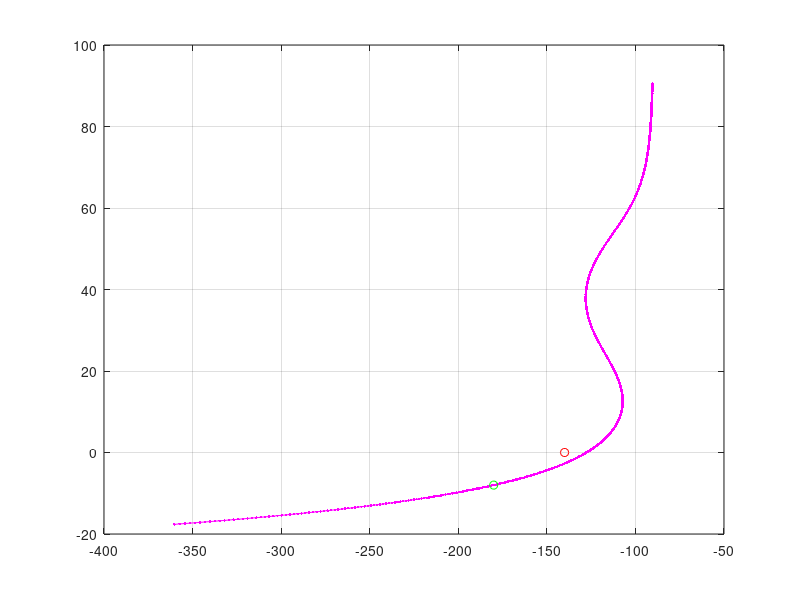

The MATLAB source for this figure: (Note: this script raises an error after producing the figure.)
function [PropGain,IntGain,FreqLen,FreqHz,OL_Mag,OL_Ph,CL_Mag,CL_Ph,RespLen,RespTime,Resp]=getcurloop(R,L,Ts,Ovs)
% Example: calculate open and closed loop for RL curcuit current control
% Input: R [Ohm], L [Hn] - resistance and inductance
%        Ts [sec] - sampling time of controller
%        Ovs [1..1.5] - desired maximal overshoot
% Output: 
% PropGain,IntGain : gains of PI controller
% FreqLen: number of frequencies in result
% FreqHz,OL_Mag,OL_Ph,CL_Mag,CL_Ph: vectors of
% frequencies[Hz],Magnitude[dB],Phase[deg] of open-loop and closed-loop
% RespLen: number of points of responce
% RespTime [sec],Resp - vectors of time and value of the close-loop step
% response
% Author: shmuel safonov , (C) 2017
% The code is a part of TMC Compiler examples
PropGain=[];IntGain=[];
FreqLen=0;FreqHz=[];OL_Mag=[];OL_Ph=[];CL_Mag=[];CL_Ph=[];
RespLen=0;RespTime=[];Resp=[];
if nargin==0
    R = 0.2;
    L = 0.002;
    Ts = 50e-6;
    Ovs = 1.15;
end

D  = 0.5*Ts;
PhaseM=40;GainM=-8;
MaxW = (PhaseM/360)*2*pi / (Ts+D);
L1 = -10^(GainM/20);
L2 = exp(1j*(-pi + (PhaseM/360)*2*pi));
w1 = linspace(0.01*MaxW,MaxW*10,2000);
s1 = j*w1;
B1=exp(-(D+Ts)*s1);
LL1 = L1./B1.*(s1*R+s1.*s1*L);
Ki=(real(LL1));
Kp=(imag(LL1)./w1);
II=find(Ki>0 & Kp>0 );
Ki=Ki(II);
Kp=Kp(II);

% figure(100);
% subplot(2,1,1);
% plot(w1,Kp,'r' );grid on;legend('kp');
% subplot(2,1,2);
% plot( w1,Ki,'b');grid on;legend('ki');
w = logspace(log10(1) ,log10(0.5./Ts*2*pi),1000);
s = 1j*w;
z = s*Ts;
Ph2=angle(L2);
if Ph2>0
    Ph2=Ph2-2*pi;
end

Sol_opt=[];Ovs_Opt=[];Lopen_opt=[];
for NomC=[0.8:0.05:1.2]*Ovs
    figure(300);%clf;
    Sol=[];
    for kk=1:length(Kp)
        Lopen = (Kp(kk)+Ki(kk)./s)./(R+s*L) .* exp(-(D+Ts).*s);
        %  Lopen = (Kp(kk)+Ts*Ki(kk)./(z-1))./(R+s*L) .* exp(-(D+Ts).*s);
        II1 = find( abs(Lopen)>1);
        if ~isempty(II1)
            II1=II1(end);
            Ph1 = angle(Lopen(II1));
            if Ph1>0
                Ph1=Ph1-2*pi;
            end
        else
            Ph1 = -100;
        end
        
        CL = abs(Lopen./(1+Lopen));
        % Ph1=1000;
        if ~isempty(II1) && Ph1 >= Ph2 && max(abs(CL)) < NomC && max(abs(CL)) > 1.05 
%             plot(unwrap(angle(Lopen))/pi*180,20*log10(abs(Lopen)),'b',...
%                 angle(L1)/pi*180-360,20*log10(abs(L1)),'go',...
%                 angle(L2)/pi*180 ,20*log10(abs(L2)),'ro');grid on;hold on;
            Sol=[ Sol ; Kp(kk),Ki(kk),w(II1)/2/pi];
        end
    end
    %disp(Sol)
    if  isempty(Sol)
        % no solution found
        disp('no solution found');
        continue;
    end
    [YY,n]=max(Sol(:,2));
    kp0=Sol(n,1);ki0=Sol(n,2);
    Lopen0 = (kp0+ki0./s)./(R+s*L) .* exp(-(D+Ts).*s);
    %  Lopen0 = (kp0+Ts*ki0./(z-1))./(R+s*L) .* exp(-(D+Ts).*s);
    
    plot(unwrap(angle(Lopen0))/pi*180,20*log10(abs(Lopen0)),'m.-',...
        angle(L1)/pi*180-360,20*log10(abs(L1)),'go',...
        angle(L2)/pi*180 ,20*log10(abs(L2)),'ro');grid on;hold on;
    
%     sysP = tf(1,[L,R]) * tf([kp0,ki0],[1,0] );
%     sysCL = sysP/(1+sysP);
    % figure(999);
    % step(sysCL,3e-3);
    
    figure(1000);
    
    rden= -R/L;
    rdend=exp(rden*Ts);
    sysP1d=[0, 1/R*(1-rdend) ; 1,-rdend];
    sysP2d=[kp0 ,ki0*Ts-kp0 ; 1,-1];
    sysPd = [conv(sysP1d(1,:),sysP2d(1,:)) ; ...
            conv(sysP1d(2,:),sysP2d(2,:))];
    sysPCLd = [ sysPd(1,:); sysPd(1,:)+sysPd(2,:) ];
    
    
    num = sysPCLd(1,:);den=sysPCLd(2,:);
    yy=filter_( num,den,ones(1,floor(3e-3/Ts)));
    plot([0:length(yy)-1]*Ts,yy,'b');grid on;hold on;
    ActOvs = max(yy);
    if isempty(Ovs_Opt) || abs(ActOvs-Ovs) < abs(Ovs_Opt-Ovs)
        Ovs_Opt=ActOvs;Lopen_opt=Lopen0;
        CL_Opt=Lopen_opt./(1+Lopen_opt);
        Sol_opt = [kp0,ki0];
        yy_opt=yy;
    end
    
end
plot([0:length(yy)-1]*Ts,yy_opt,'r-');grid on;hold on;

PropGain=Sol_opt(1);
IntGain=Sol_opt(2);
FreqHz = w/2/pi;
FreqLen=length(FreqHz);
CL_Opt=Lopen_opt./(1+Lopen_opt);
OL_Mag = 20*log10(abs(Lopen_opt));
OL_Ph = unwrap(angle(Lopen_opt))/pi*180;
CL_Mag = 20*log10(abs(CL_Opt));
CL_Ph = unwrap(angle(CL_Opt))/pi*180;
RespTime = [0:length(yy_opt)-1]*Ts;
Resp=yy_opt;
RespLen=length(RespTime);
% figure(3000);
% subplot(2,1,1);
% semilogx(FreqHz,CL_Mag,'b');ylabel('db');grid on;
% subplot(2,1,2);
% semilogx(FreqHz,CL_Ph,'b');ylabel('Deg');grid on;xlabel('Hz');

save('result.mat','PropGain','IntGain','OL_Mag','OL_Ph','CL_Mag','CL_Ph','RespTime','Resp','R','L','Ts','Ovs');
% 
% figure(2000);
% subplot(2,1,1);
%bode(sysCL);








